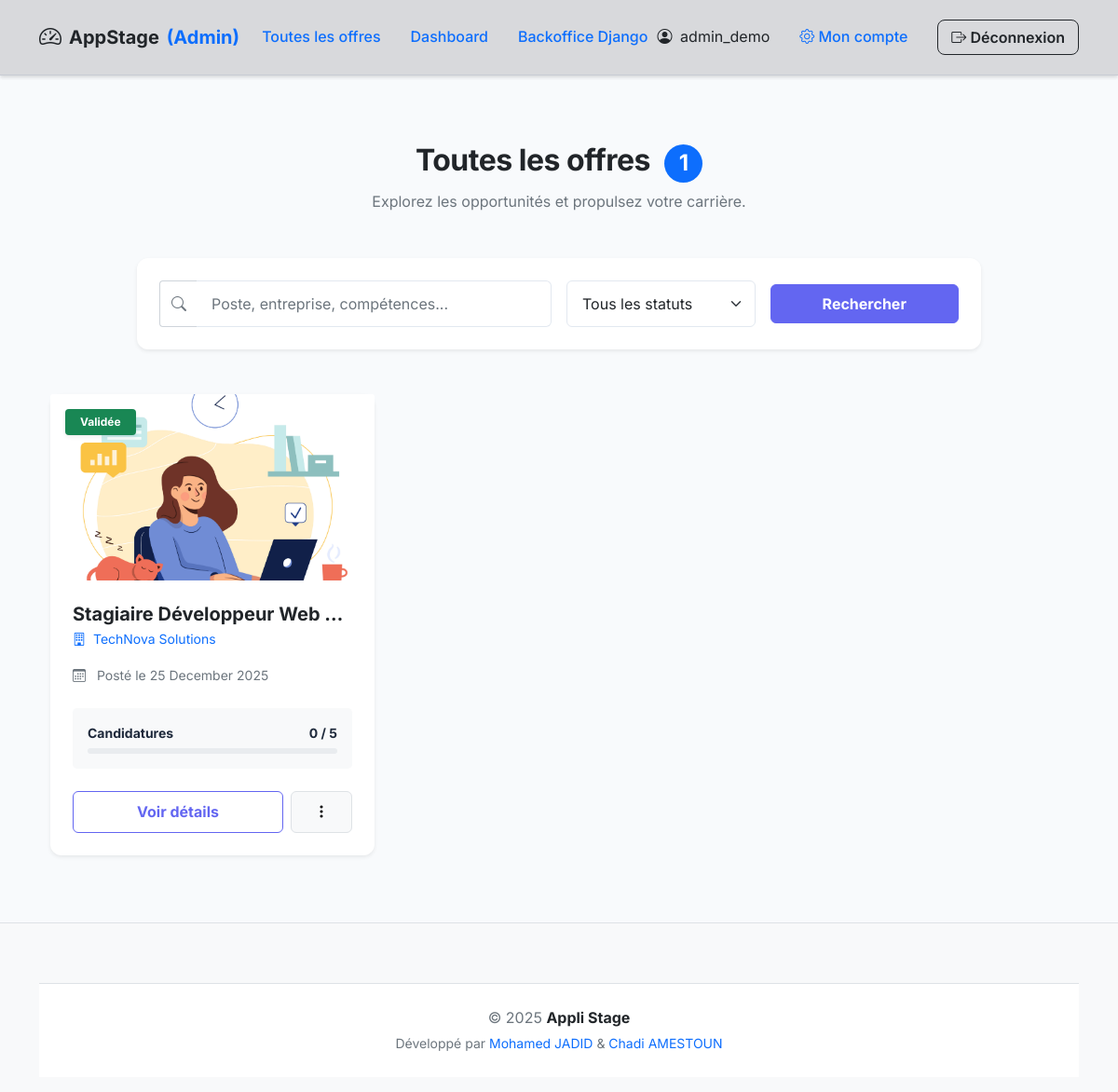
The app's page /offres/ (signed in) with its own data.
### appstage/models.py (models this page shows, shortened)
class Offre (models.Model):
    IDOffre = models.AutoField(primary_key=True)
    entrepriseOffre = models.CharField(max_length=200)
    nomContactOffre = models.CharField(max_length=100)
    prenomContactOffre = models.CharField(max_length=100, blank=True, null=True)
    emailContactOffre = models.EmailField(max_length=254)
    dateDepotOffre = models.DateTimeField(auto_now_add=True)
    titreOffre = models.CharField(max_length=200)
    detailsOffre = models.TextField()
    imageOffre = models.ImageField(
        upload_to='offres_images/',
        blank=True,
        null=True
    )
    statutOffre = models.CharField(
        max_length=20,
        choices=[
            ('attente', 'En attente de validation'),
            ('validee', 'Validée'),
            ('refusee', 'Refusée'),
            ('cloturee', 'Clôturée'),
        ],
        default='attente'
    )

### appstage/views.py (the view)
# urls.py: path('offres/', views.offres, name='offres_disponibles'),
def offres(request):
    user = request.user
    if not user.is_authenticated:
        qs = Offre.objects.filter(statutOffre='validee')
    elif user.is_superuser:
        qs = Offre.objects.all()
    elif user.is_staff:
        qs = Offre.objects.all()
    else:
        qs = Offre.objects.filter(statutOffre='validee')
    q = request.GET.get('q')
    if q:
        qs = qs.filter(
            Q(titreOffre__icontains=q) |
            Q(entrepriseOffre__icontains=q)
        )
    statut = request.GET.get('statut')
    if statut and (user.is_staff or user.is_superuser):
        qs = qs.filter(statutOffre=statut)
    offres_list = qs.annotate(nb_candidatures=Count('candidature'))
    return render(request, 'appstage/offres.html', {
        'offres': offres_list,
        'q': q or "",
        'statut': statut or "",
    })

### appstage/templates/appstage/offres.html (shortened to what this page needs)
{% extends 'appstage/base.html' %}
{% load static %}
{% block main %}
<div class="container py-5">
    <div class="text-center mb-5 animate-fade">
        <h2 class="fw-bold text-dark mb-2">
            {% if request.user.is_superuser %}
                Toutes les offres
            {% elif request.user.is_staff %}
                Gestion des offres
            {% else %}
                Stages disponibles
            {% endif %}
            <span class="badge bg-primary rounded-pill ms-2">{{ offres|length }}</span>
        </h2>
        <p class="text-muted">Explorez les opportunités et propulsez votre carrière.</p>
    </div>
    <div class="row justify-content-center mb-5">
        <div class="col-lg-10">
            <div class="card p-4 shadow-sm rounded-4">
                <form method="GET" class="row g-3 align-items-center">
                    <div class="col-md-{% if request.user.is_staff or request.user.is_superuser %}6{% else %}9{% endif %}">
                        <div class="input-group">
                            <span class="input-group-text bg-transparent border-end-0 text-muted">
                                <i class="bi bi-search"></i>
                            </span>
                            <input type="text" name="q" class="form-control border-start-0"
                                   placeholder="Poste, entreprise, compétences..." value="{{ q }}">
                        </div>
                    </div>
                    {% if request.user.is_superuser or request.user.is_staff %}
                    <div class="col-md-3">
                        <select name="statut" class="form-select">
                            <option value="">Tous les statuts</option>
                        </select>
                    </div>
                    {% endif %}
                    <div class="col-md-3 d-grid">
                        <button class="btn btn-primary fw-bold py-2">
                            Rechercher
                        </button>
                    </div>
                </form>
            </div>
        </div>
    </div>
    {% if offres|length == 0 %}
        <div class="text-center py-5">
            <i class="bi bi-search display-1 text-muted opacity-25"></i>
            <h4 class="mt-3 text-secondary">Aucun résultat trouvé</h4>
            <p class="text-muted">Essayez de modifier vos critères de recherche.</p>
            <a href="/offres/" class="btn btn-link">Réinitialiser les filtres</a>
        </div>
    {% else %}
    <div class="row g-4">
        {% for offre in offres %}
        <div class="col-md-6 col-lg-4">
            <div class="card h-100 offer-card shadow-sm rounded-4 animate-fade">
                <div class="position-relative overflow-hidden">
                    <img src="{% if offre.imageOffre %}{{ offre.imageOffre.url }}{% else %}{% static 'appstage/img/default_offer.jpg' %}{% endif %}"
                         class="card-img-top offer-img" alt="{{ offre.titreOffre }}">
                    <div class="position-absolute top-0 start-0 m-3">
                        {% if offre.statutOffre == 'validee' %}
                            <span class="badge bg-success shadow-sm px-3 py-2">Validée</span>
                        {% elif offre.statutOffre == 'refusee' %}
                            <span class="badge bg-danger shadow-sm px-3 py-2">Refusée</span>
                        {% else %}
                            <span class="badge bg-warning text-dark shadow-sm px-3 py-2">En attente</span>
                        {% endif %}
                    </div>
                </div>
                <div class="card-body p-4 d-flex flex-column">
                    <h5 class="card-title fw-bold text-dark text-truncate mb-1">{{ offre.titreOffre }}</h5>
                    <p class="text-primary fw-medium mb-3 small">
                        <i class="bi bi-building me-1"></i> {{ offre.entrepriseOffre }}
                    </p>
                    <div class="text-muted small mb-4">
                        <i class="bi bi-calendar3 me-2"></i>
                        Posté le {{ offre.dateDepotOffre|date:"d F Y" }}
                    </div>
                    {% if request.user.is_staff or request.user.is_superuser %}
                    <div class="bg-light rounded-3 p-3 mb-4">
                        <div class="d-flex justify-content-between small fw-bold mb-1">
                            <span>Candidatures</span>
                            <span>{{ offre.nb_candidatures }} / 5</span>
                        </div>
                        <div class="progress" style="height: 6px;">
                        </div>
                    </div>
                    {% endif %}
                    <div class="d-flex gap-2 mt-auto">
                        <a href="/offres/{{ offre.IDOffre }}/" class="btn btn-outline-primary w-100 fw-bold">
                            Voir détails
                        </a>
                        {% if request.user.is_superuser or request.user.is_staff %}
                        <div class="dropdown">
                            <button class="btn btn-light border" data-bs-toggle="dropdown">
                                <i class="bi bi-three-dots-vertical"></i>
                            </button>
                        </div>
                        {% endif %}
                    </div>
                </div>
            </div>
        </div>
        {% endfor %}
    </div>
    {% endif %}
</div>
{% endblock %}

### appcompte/templates/appcompte/menuAdmin.html (shortened to what this page needs)
<nav class="navbar navbar-expand-lg navbar-modern shadow-sm py-3" style="background: rgba(15,23,42,0.16) !important;">
  <div class="container">
    <a class="navbar-brand d-flex align-items-center gap-2 text-dark" href="/">
      <i class="bi bi-speedometer2 fs-4"></i>
      AppStage <span class="text-primary">(Admin)</span>
    </a>
    <div class="collapse navbar-collapse" id="navbarAdmin">
      <ul class="navbar-nav me-auto gap-3">
        <li class="nav-item"><a class="nav-link" href="/offres/">Toutes les offres</a></li>
        <li class="nav-item"><a class="nav-link" href="/admin-dashboard/">Dashboard</a></li>
        <li class="nav-item"><a class="nav-link" href="/admin/">Backoffice Django</a></li>
      </ul>
      <span class="navbar-text fw-semibold me-3 text-dark">
        <i class="bi bi-person-circle me-1"></i> {{ user.username }}
      </span>
      <a class="nav-link fw-semibold text-primary me-3" href="/compte/">
        <i class="bi bi-gear"></i> Mon compte
      </a>
      <a class="btn btn-outline-dark btn-nav" href="/logout/">
        <i class="bi bi-box-arrow-right"></i> Déconnexion
      </a>
    </div>
  </div>
</nav>

### appstage/static/appstage/css/style.css (style rules this page uses)
:root { --primary: #6366F1; --primary-dark: #4F46E5; --primary-hover: #4338CA; --primary-soft: rgba(99, 102, 241, 0.12); --success: #10b981; --warning: #f59e0b; --danger: #ef4444; --dark: #1e293b; --dark-soft: rgba(30, 41, 59, 0.05); --light-bg: #f8fafc; --white: #ffffff; --border-color: #e2e8f0; --radius: 12px; --radius-sm: 6px; --shadow: 0 4px 6px -1px rgba(0, 0, 0, 0.1), 0 2px 4px -1px rgba(0, 0, 0, 0.06); --shadow-lg: 0 10px 15px -3px rgba(0, 0, 0, 0.1); --transition: all 0.3s cubic-bezier(0.4, 0, 0.2, 1); }
body { font-family: 'Inter', sans-serif; background-color: var(--light-bg); color: var(--dark); line-height: 1.6; }
h1, h2, h3, h4 { font-weight: 700; letter-spacing: -0.5px; }
.navbar-modern { backdrop-filter: blur(12px); -webkit-backdrop-filter: blur(12px); background: rgba(255, 255, 255, 0.75) !important; border-bottom: 1px solid rgba(148, 163, 184, 0.25); }
.navbar-modern .nav-link { font-weight: 500; transition: 0.2s; }
.navbar-modern .navbar-brand { font-weight: 700; }
.navbar-modern .btn-nav { border-radius: 8px; font-weight: 600; padding: 6px 14px; }
.card { border: none; border-radius: var(--radius); box-shadow: var(--shadow); transition: var(--transition); background: var(--white); }
.offer-img { height: 200px; object-fit: cover; transition: var(--transition); }
.form-control, .form-select, .django-form-custom input, .django-form-custom textarea { padding: 0.75rem 1rem; border: 1px solid var(--border-color); border-radius: var(--radius-sm); transition: var(--transition); }
.btn { padding: 0.6rem 1.5rem; border-radius: var(--radius-sm); font-weight: 600; transition: var(--transition); }
.btn-primary { background: var(--primary); border-color: var(--primary); }
.btn-outline-primary { color: var(--primary); border-color: var(--primary); }
.animate-fade { animation: fadeIn 0.8s ease-out forwards; }

### records on screen
Offre: imageOffre (picture), statutOffre "Validée", titreOffre "Stagiaire Développeur Web…", entrepriseOffre "TechNova Solutions", dateDepotOffre "25 December 2025", nb_candidatures "0"

### other values on screen
{{ user.username }} "admin_demo"
{{ offres|length }} "1"
